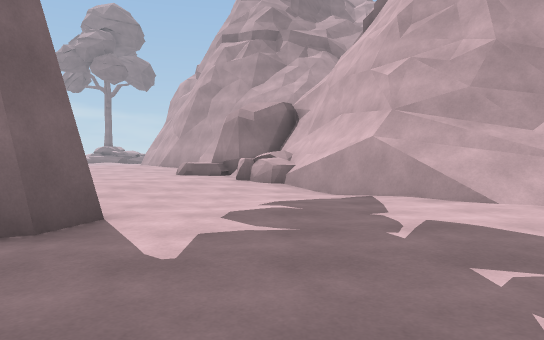
view 1 (above)

22 first-person views from a walk through a 3-D level made in the Unity game engine. The camera is 1.3 m above the floor, tilts 2° down and sees 70° across. The floor is counted in squares, 2 m on a side. Each view is taken from the middle of a square. On the plan, view 1 faces up. The plan holds only what a view shows up to about 11 squares ahead; the rest is blank. The place goes on beyond the plan. Some animated figures are left out. Surface patterns are stand-ins for the level's own textures.

view 2
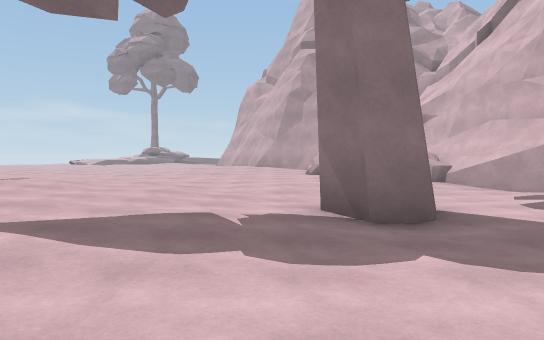

view 3
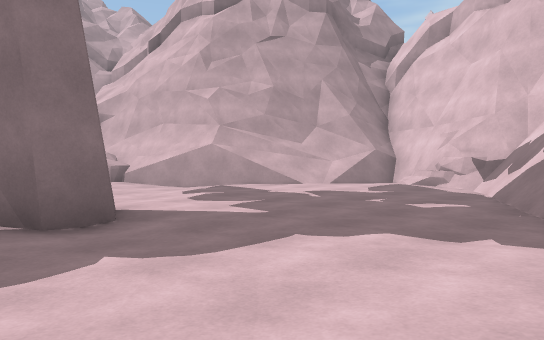

view 4
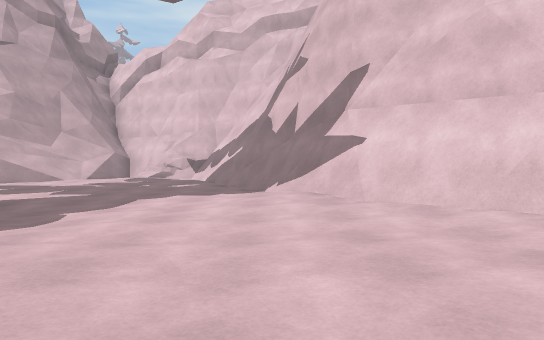

view 5
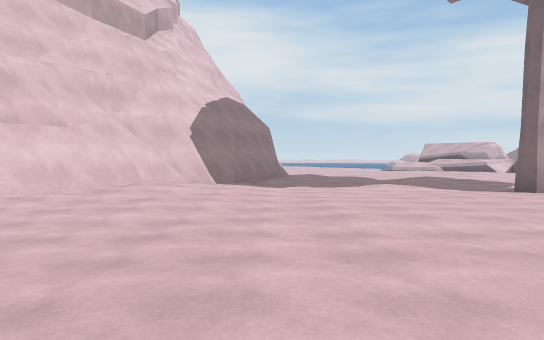

view 6
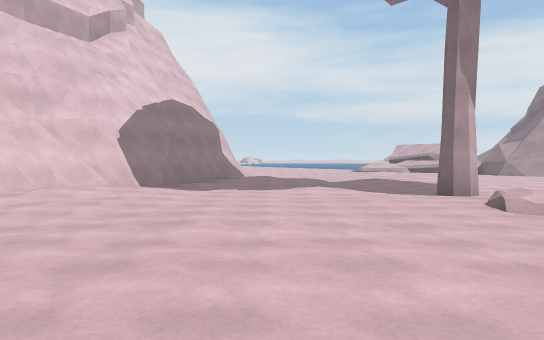

view 7
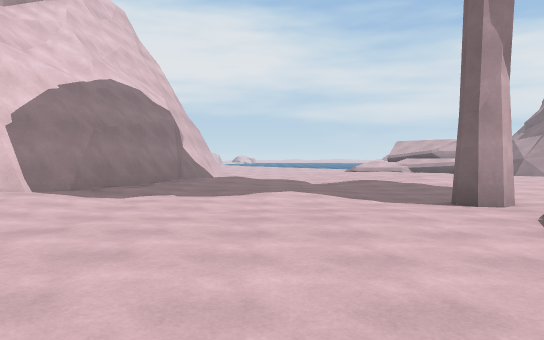

view 8
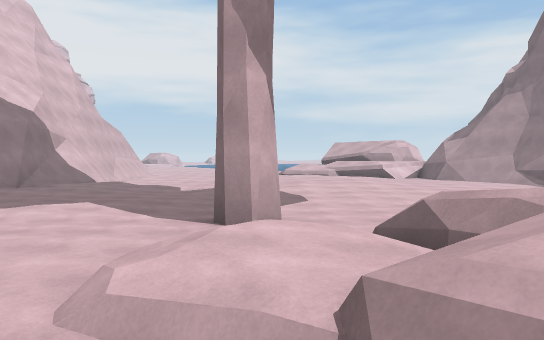

view 9
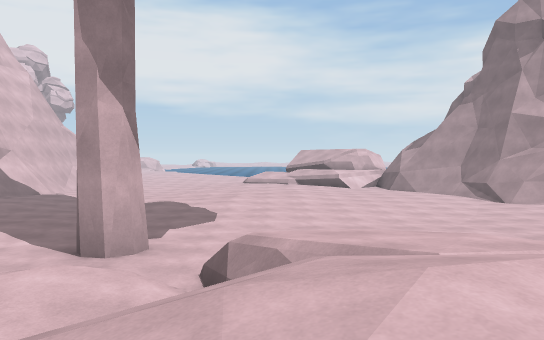

view 10
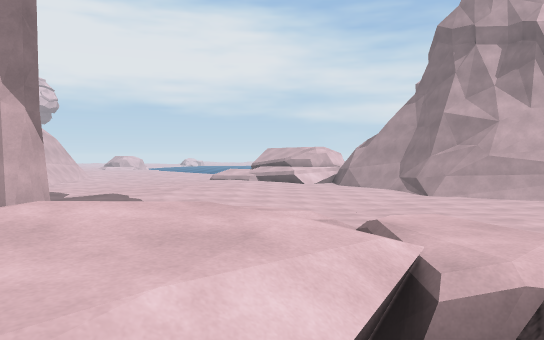

view 11
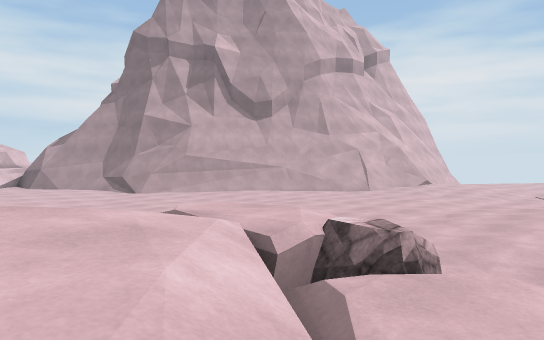

view 12
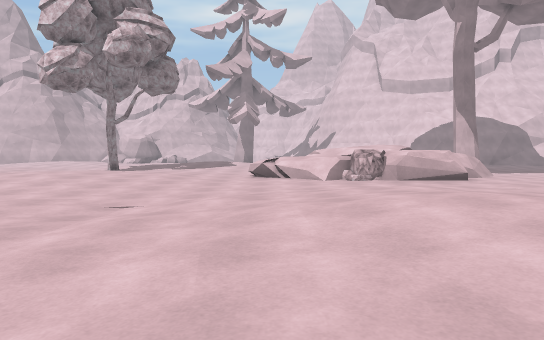

view 13
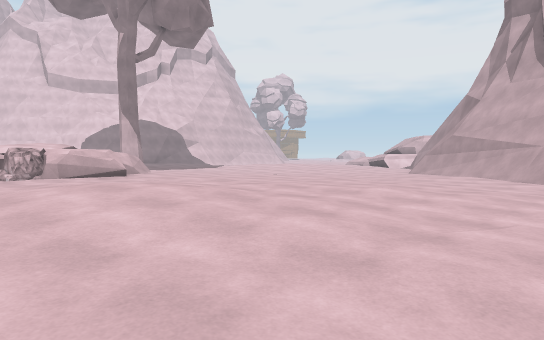

view 14
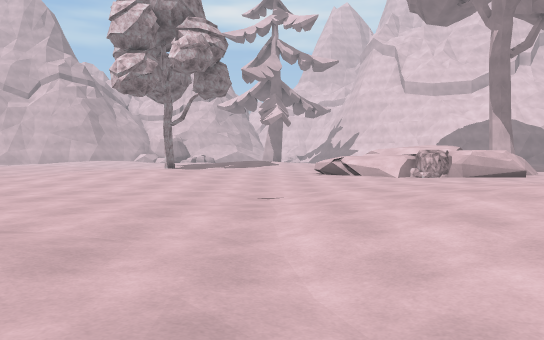

view 15
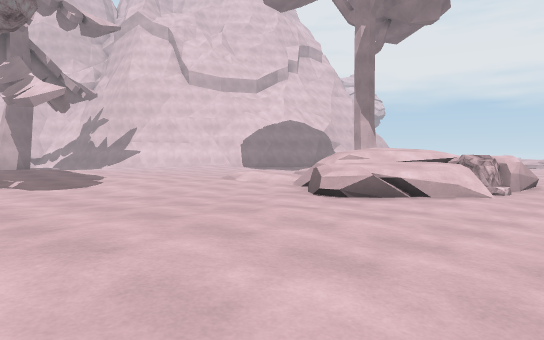

view 16
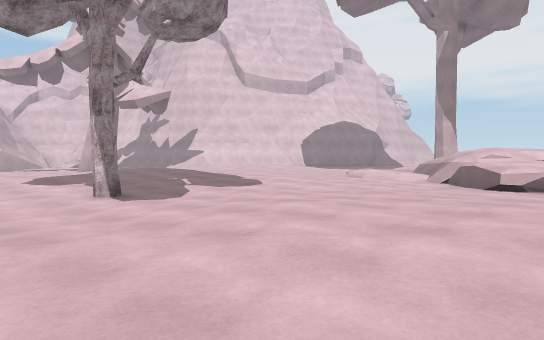

view 17
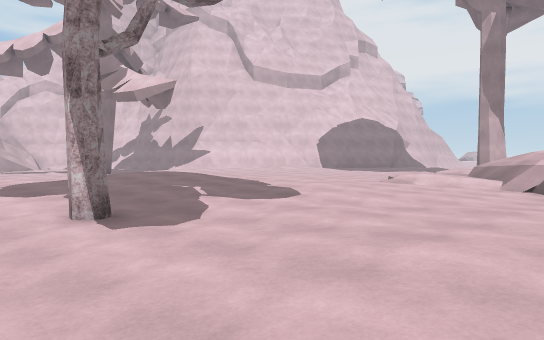

view 18
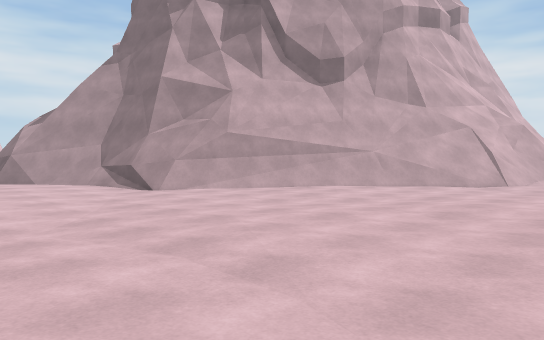

view 19
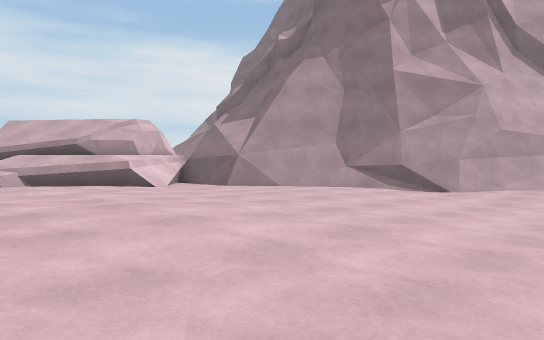

view 20
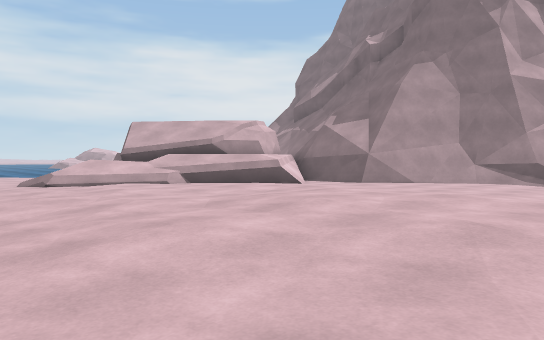

view 21
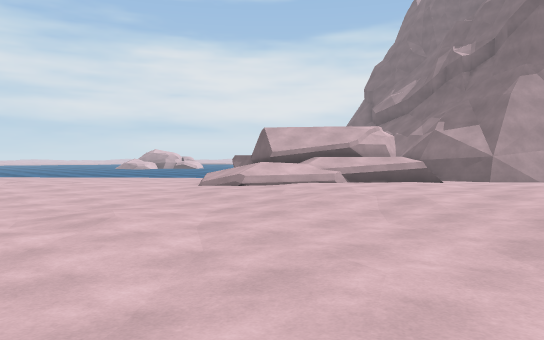

view 22
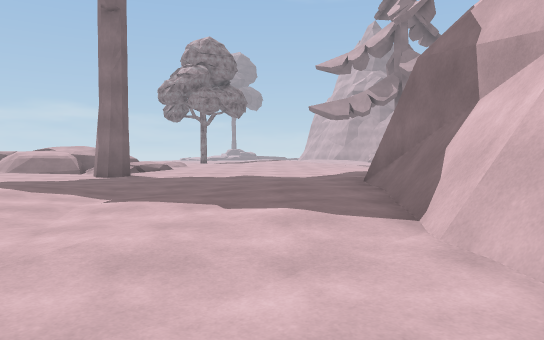

### Floor plan
Key: @ floor where view 1 was taken; # wall or solid block; x gap in a wall; . main floor; : floor 0.25 m higher than the main floor; - floor 0.25 m lower than the main floor; + floor 0.5 m higher than the main floor; * floor 0.75 m higher than the main floor; / step, stairs or slope; = window, fence, low wall or low ledge; ^ raised ledge; v drop or lower ground; R rock; T tree; O other object.
Columns run from 31 left of view 1 to 5 right of it. Each row starts with its distance up from view 1.
 11           ::..            :: =##
 10         .:::::.....    ..:::::OO
  9        .::::::....::::::.::::::O#
  8      .../:++:::..T:::::::..:::..##
  7     ..../:++::::.:::+++/:..:..../##
  6   ....../::::::::::+++/+::.......####
  5  ..-......:::::::::++* /::/......./ #
  4 -------....:::::::::/+ +:/..##....:/#
  3  -//////.......:::::++++:::........:#
  2 -..///.....=/=.::::::::+::..........#
  1 -..///::..////=///::::::::........###
  0 -../++::..R///////:::::::......@####
 -1 -.////::..x//////:::::::....::/##
 -2 -....:::..= v///*:.:::::::.::###
 -3  ....::...= //=#*:...::::::/##
 -4  ...........=//=+......::/+##
 -5  ............  ........::+##
 -6 ..-.........  ..#....../:###
 -7 #-.-.-......  ......../:##
 -8 ==....--.----........:.:#
 -9 ####..------..........:##
-10  =###.-----...../..../:#
-11     ##.---...:::::/-/::#
-12      ##--...:::::....::#
-13       ##....:::::..../.#
-14       ##....:::///.-.//#
-15       ##/...::::..----=#
-16        ##......./.-----
-17         ##-.......----
-18         ##/=......--.-
-19          #=#=.....--/-
-20          ##^===...----
-21            ^^=#=------

Positions as (right, up) in squares from view 1, and headings:
1: (0, 0), facing up
2: (-4, -1), facing up
3: (-4, -1), facing up-right
4: (-8, -1), facing right
5: (-8, 4), facing down
6: (-10, 4), facing down
7: (-11, 1), facing down
8: (-15, 0), facing down
9: (-17, 0), facing down
10: (-19, 1), facing down
11: (-18, 1), facing down-left
12: (-30, 2), facing right
13: (-31, 2), facing down-right
14: (-31, 4), facing right
15: (-23, 8), facing down-right
16: (-21, 11), facing down-right
17: (-19, 10), facing down-right
18: (-20, -4), facing down-left
19: (-16, -9), facing down-left
20: (-13, -11), facing down-left
21: (-9, -13), facing down-left
22: (-10, -17), facing up
